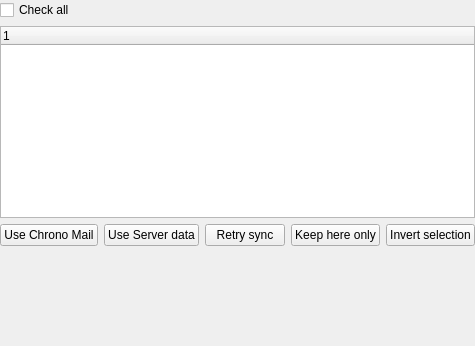
<?xml version="1.0" encoding="UTF-8"?>
<ui version="4.0">
 <class>SyncConflictsPanel</class>
 <widget class="QWidget" name="SyncConflictsPanel">
  <layout class="QVBoxLayout" name="layout" stretch="0,1,0,0,0">
   <property name="leftMargin">
    <number>0</number>
   </property>
   <property name="topMargin">
    <number>0</number>
   </property>
   <property name="rightMargin">
    <number>0</number>
   </property>
   <property name="bottomMargin">
    <number>0</number>
   </property>
   <item>
    <widget class="QCheckBox" name="checkAll">
     <property name="text">
      <string>Check all</string>
     </property>
    </widget>
   </item>
   <item>
    <widget class="QTreeWidget" name="table" />
   </item>
   <item>
    <layout class="QHBoxLayout" name="buttons" stretch="0,0,0,0,0,1">
     <item>
      <widget class="QPushButton" name="useLocal">
       <property name="text">
        <string>Use Chrono Mail</string>
       </property>
      </widget>
     </item>
     <item>
      <widget class="QPushButton" name="useServer">
       <property name="text">
        <string>Use Server data</string>
       </property>
      </widget>
     </item>
     <item>
      <widget class="QPushButton" name="retrySync">
       <property name="text">
        <string>Retry sync</string>
       </property>
      </widget>
     </item>
     <item>
      <widget class="QPushButton" name="keepHereOnly">
       <property name="text">
        <string>Keep here only</string>
       </property>
      </widget>
     </item>
     <item>
      <widget class="QPushButton" name="invertSelection">
       <property name="text">
        <string>Invert selection</string>
       </property>
      </widget>
     </item>
     <item>
      <spacer name="buttonsEnd">
       <property name="orientation">
        <enum>Qt::Horizontal</enum>
       </property>
       <property name="sizeType">
        <enum>QSizePolicy::Expanding</enum>
       </property>
       <property name="sizeHint" stdset="0">
        <size>
         <width>0</width>
         <height>0</height>
        </size>
       </property>
      </spacer>
     </item>
    </layout>
   </item>
   <item>
    <widget class="QLabel" name="problems">
     <property name="wordWrap">
      <bool>true</bool>
     </property>
    </widget>
   </item>
   <item>
    <layout class="QGridLayout" name="legend" columnstretch="0,0,1">
     <item row="0" column="0">
      <widget class="QLabel" name="whyBothIcon" />
     </item>
     <item row="0" column="1">
      <widget class="QLabel" name="whyBothText" />
     </item>
     <item row="1" column="0">
      <widget class="QLabel" name="whyRefusedIcon" />
     </item>
     <item row="1" column="1">
      <widget class="QLabel" name="whyRefusedText" />
     </item>
     <item row="2" column="0">
      <widget class="QLabel" name="whyGoneThereIcon" />
     </item>
     <item row="2" column="1">
      <widget class="QLabel" name="whyGoneThereText" />
     </item>
     <item row="3" column="0">
      <widget class="QLabel" name="whyGoneHereIcon" />
     </item>
     <item row="3" column="1">
      <widget class="QLabel" name="whyGoneHereText" />
     </item>
     <item row="0" column="2">
      <spacer name="legendEnd">
       <property name="orientation">
        <enum>Qt::Horizontal</enum>
       </property>
       <property name="sizeType">
        <enum>QSizePolicy::Expanding</enum>
       </property>
       <property name="sizeHint" stdset="0">
        <size>
         <width>0</width>
         <height>0</height>
        </size>
       </property>
      </spacer>
     </item>
    </layout>
   </item>
  </layout>
 </widget>
 <resources />
 <connections />
</ui>
